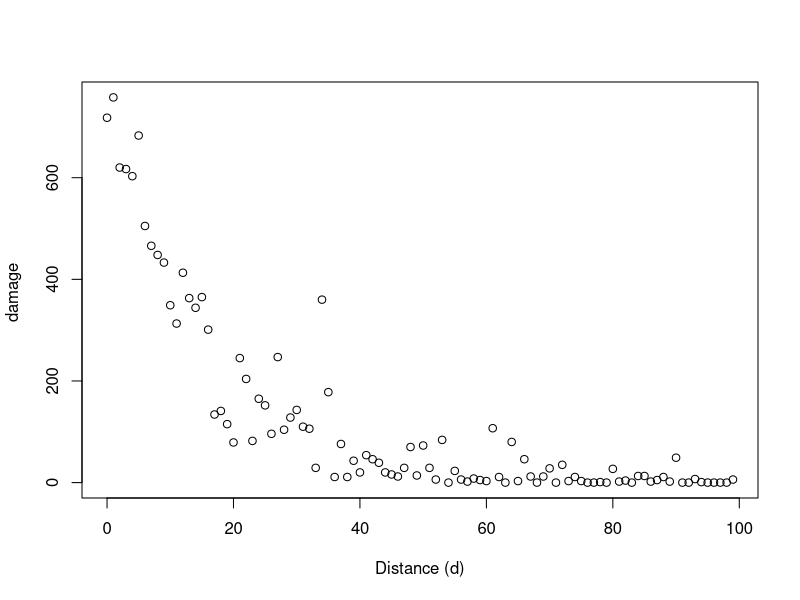
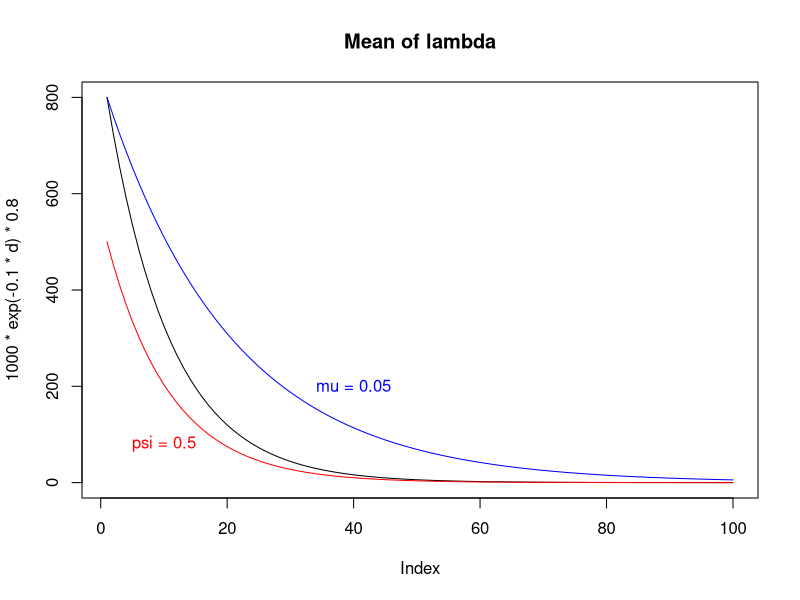
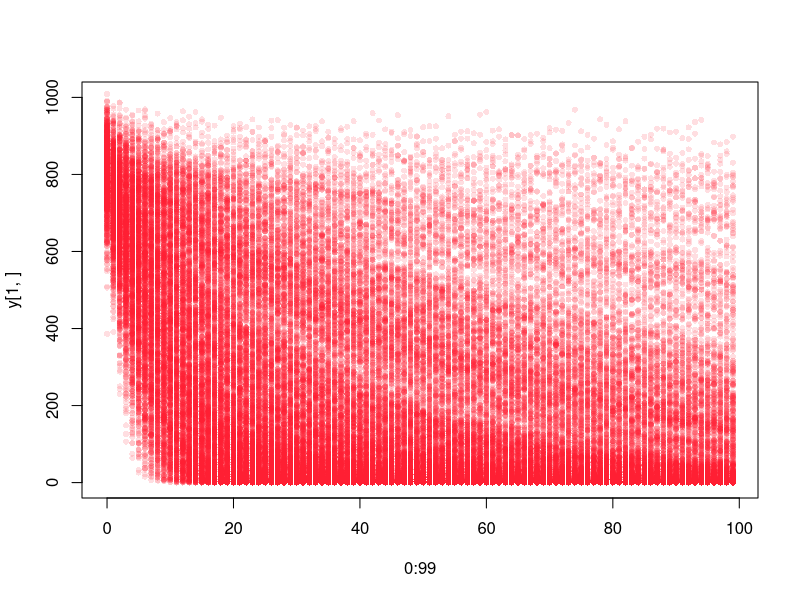
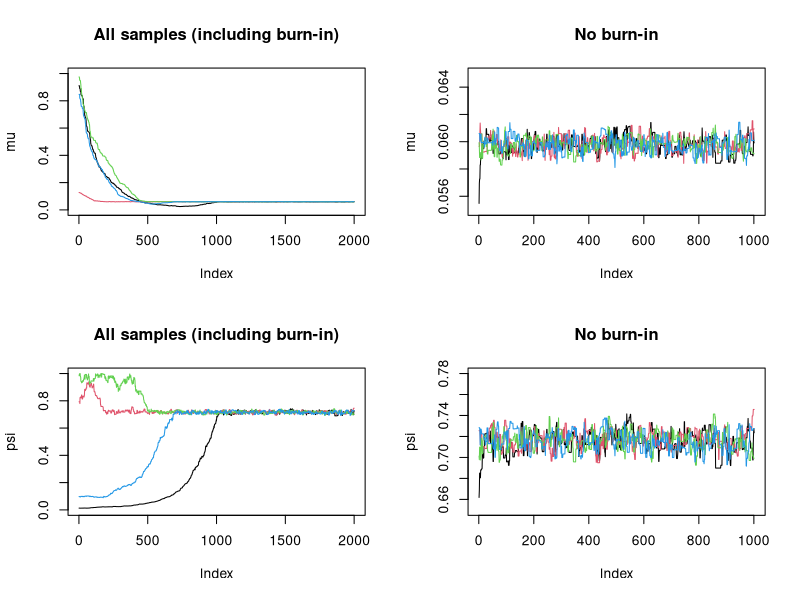
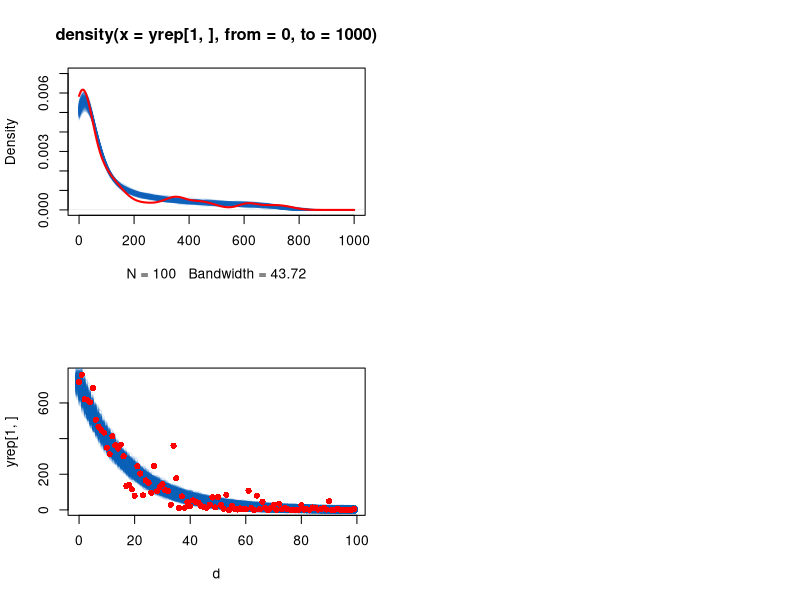

The R source for these figures, in order:
## ---- chunk 1
## Load packages
library(ggplot2)
## ---- chunk 2
set.seed(523 )
y <- NA
for( i in 1:100 ) {
    mu <- rgamma(1,8,100) # 
    psi <- rbeta(1,32,6) 
    d <- i - 1
    lambda_d <-  1000*exp(-mu*d)*psi 
    y[i] <- rpois(1,lambda = lambda_d )
}

#plot(0:99, y, ylab = "Damage", xlab = "Distance (KM)")
quake <- data.frame(d =  0:99, damage = y )
## ---- chunk 3
head(quake)
plot(quake$d, quake$damage, ylab = "damage ", xlab = "Distance (d)")
## ---- chunk 4
d <- 0:99
plot( 1000 * exp( -0.1 * d) * 0.8, type =  'l', main = "Mean of lambda")
lines(1000 * exp( -0.1 * d) * 0.50, type =  'l', col =  'red')
lines(1000 * exp( -0.05 * d)* 0.80, type =  'l', col =  'blue')
text(x = 10, y =  80, "psi = 0.5", col =  'red')
text(x = 40, y =  200, "mu = 0.05", col =  'blue')
## ---- chunk 5
max(rpois(10000, 1000))
## ---- chunk 6
## Code:

y <- array(NA, dim =  c(1000, 100 ) )
for(i in 1:1000 ) {
    mu <- rgamma(1, 1,10 )
    psi <- rbeta(1, 16,4 )
    for( d in 0:99 ) {
        lambda_d <- 1000*exp(-mu * d )*psi
        y[i, d+1] <- rpois(1, lambda_d )
    }
}

plot(0:99, y[1,], ylim =  c(0, 1000), cex =  .8, col =  "#FF203425", pch = 16)
for( i in 2:1000  ) {
    points(0:99, y[i,],  cex = 0.8, col =  "#FF203425", pch =  16)
}

## ---- chunk 7
## Code
## ---- chunk 8

## create function that returns log of numerator
l.numerator <- function(mu, psi, damage, distance) { 
  num <- sum( dpois(x = damage, lambda = 1000*exp(-mu*distance)*psi, log = TRUE), # likelihood
             dgamma(mu, 10, 100, log = TRUE), # prior for mu
             dbeta(psi, 16, 4, log =  TRUE))  # prior for psi
       return( num )
}


l.numerator(0.1, 0.7, damage = quake$damage, distance = quake$d)
## ---- chunk 9
## MH
metropolis_hastings <- function(damage, distance, stepsize_mu =  1, stepsize_psi =  1, iterations = 2000, chains = 4 ) {
  ## Initiate objects where our samples will be stored
  samp_val_mu <- array(NA, dim = c(iterations, chains))
  samp_val_psi <- array(NA, dim = c(iterations, chains))

  ## Loop through number of chains
  for(k in 1:chains) {
    ## Metropolis Hastings Algorithm:
    ## Step 1 start chains at a random point between 0 and 1. 
    mu_0 <-  runif(1, 0, 1)
    psi_0 <- runif(1, 0, 1)

    ## loop through iterations one chain at a time (this could be parallelized)
    for(i in seq_len(iterations) ) {
      ## generate proposal
      mu <- rlnorm(1, (log(mu_0) - stepsize_mu^2/2), stepsize_mu)
      n_psi <- rlnorm(1, (log(psi_0) - stepsize_psi^2/2), stepsize_mu)
      psi <- n_psi

      ## r is the ratio of the proposed parameters at the step and the previous step.
      ## Given that we operate at the log scale, ratios turn into subtracions. Note that we have to add a correction to the
      ## ratio, as shown in eg. 13.13 in Lambert
      r <-
        ( l.numerator(mu = mu,   psi = psi,   damage = damage, distance = distance )  -
          l.numerator(mu = mu_0, psi = psi_0, damage = damage, distance = distance )
        ) + (
          ( dnorm(mu_0, mu, stepsize_mu, log = TRUE) + dnorm(psi_0, psi, stepsize_mu, log = TRUE) ) - 
          ( dnorm(mu, mu_0, stepsize_mu, log = TRUE) + dnorm(psi, psi_0, stepsize_mu, log = TRUE) )
        )
      
      ## accept proposal if r = 1 or runif(0,1)>r
      ## WATCH OUT: This is all on log scale! Hence, r>=0
      if(r >= 0) {
        mu_0 <- mu
        psi_0 <- psi
      } else { if(r > log( runif(1,0,1) )) {
                 mu_0 <- mu
                 psi_0 <- psi
               }
      }

      ## Store sampled values in chain
      samp_val_mu[i,k] <- mu_0
      samp_val_psi[i,k] <- psi_0
    }
  }
  return(
    list('mu' = samp_val_mu, 'psi' = samp_val_psi)
  )
}

## Run the sampler and store samples in object `sampled`
sampled <- metropolis_hastings(damage = quake$damage, distance = quake$d,
                               stepsize_mu = .015, stepsize_psi = .015, iteration = 2000)
str( sampled )
## ---- chunk 10
op <- par( mfcol = c(2,2 ) ) 
plot(sampled$mu[,1], type =  'l', main =  "All samples (including burn-in)", ylim =  c(0, 1), ylab = "mu")
for( i in 2:ncol(sampled[[1]]) ) {
    lines(sampled[[1]][,i], col =  i )
}
plot(sampled$psi[ ,1], type =  'l', main =  "All samples (including burn-in)", ylim =  c(0, 1), ylab = "psi")
for( i in 2:ncol(sampled[[2]]) ) {
    lines(sampled[[2]][ ,i], col =  i )
}
plot(sampled$mu[1000:2000,1], type =  'l', main =  "No burn-in", ylim = c(0.055, 0.065), ylab = "mu")
for( i in 2:ncol(sampled[[1]]) ) {
    lines(sampled$mu[1000:2000,i], col =  i )
}
plot(sampled$psi[1000:2000,1], type =  'l', main =  "No burn-in", ylim = c(0.65, 0.78), ylab = "psi")
for( i in 2:ncol(sampled[[2]]) ) {
    lines(sampled$psi[1000:2000,i], col =  i )
}

mean(sampled[[1]][1000:2000,] )
mean(sampled[[2]][1000:2000,] )
quantile(sampled[[1]][1000:2000,], probs = c(.025, .975 ))
quantile(sampled[[2]][1000:2000,], probs = c(.025, .975 ))

## ---- chunk 11
## Code:

## subset Posterior, take 500
sel <- sample(1000:2000, 500)
mu <- c(sampled[[1]][sel,])
psi <- c(sampled[[2]][sel,])
d <- 0:99 

head(mu )

yrep <- matrix(NA, ncol = 100, nrow = 2000 )

for(i in 1:2000 ) {
    lambda_d <-  1000*exp(-mu[i]*d)*psi[i]
    yrep[i,] <- rpois(100, lambda = lambda_d )    
}

plot(density(yrep[1,], from =  0, to = 1000), col = "#0f63bd25" , ylim = c(0, 0.007 ), xlim = c(0, 1000))
for(i in 2:500 ) {
    lines(density(yrep[i,], from =  0, to = 1000), col = "#0f63bd25") 
}
lines(density(quake$damage, from =  0, to = 1000), col =  'red', lwd = 2)

plot(d, yrep[1,], col = "#0f63bd20" )
for(i in 2:500 ) {
    points(d, yrep[i,], col = "#0f63bd20") 
}
points(d, quake$damage, col =  'red', pch = 16)
